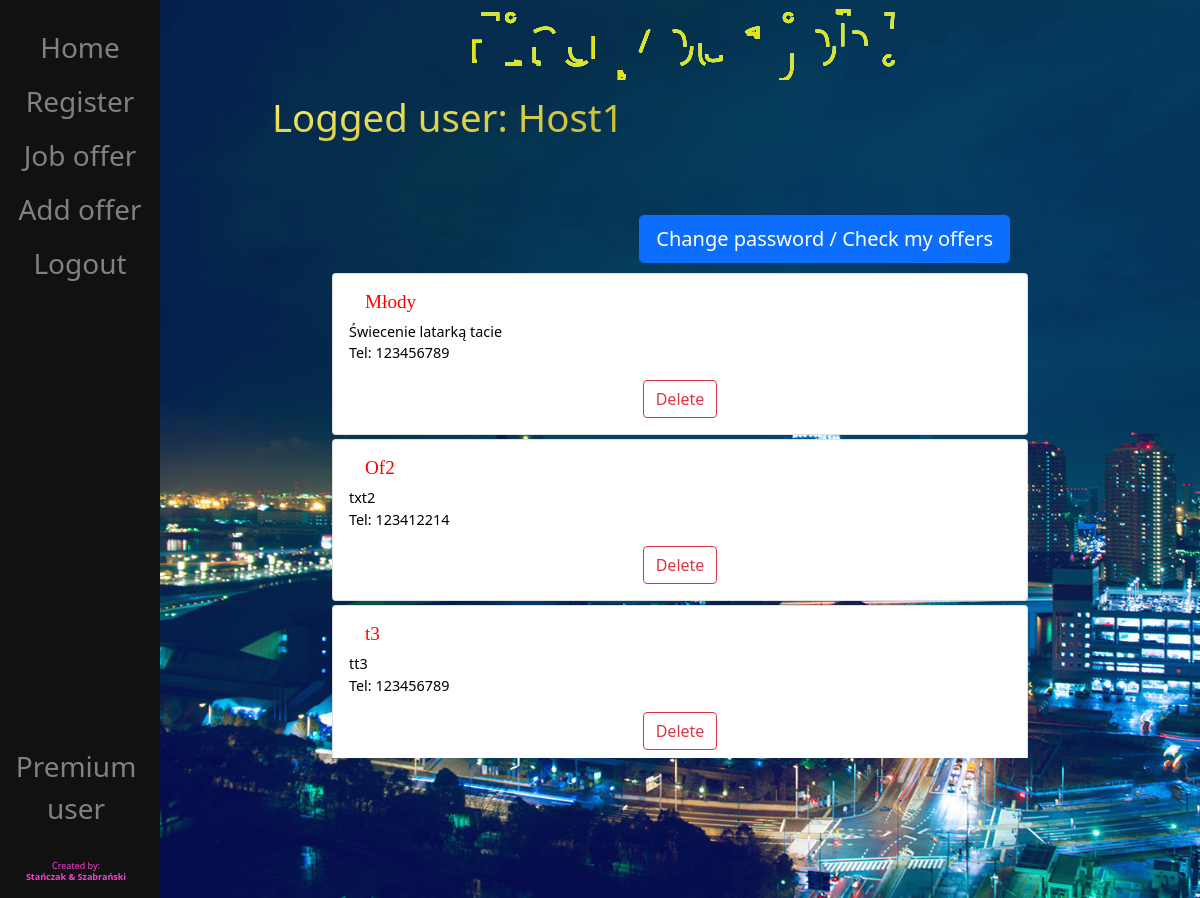
The page / (signed in) on the database as committed earlier.
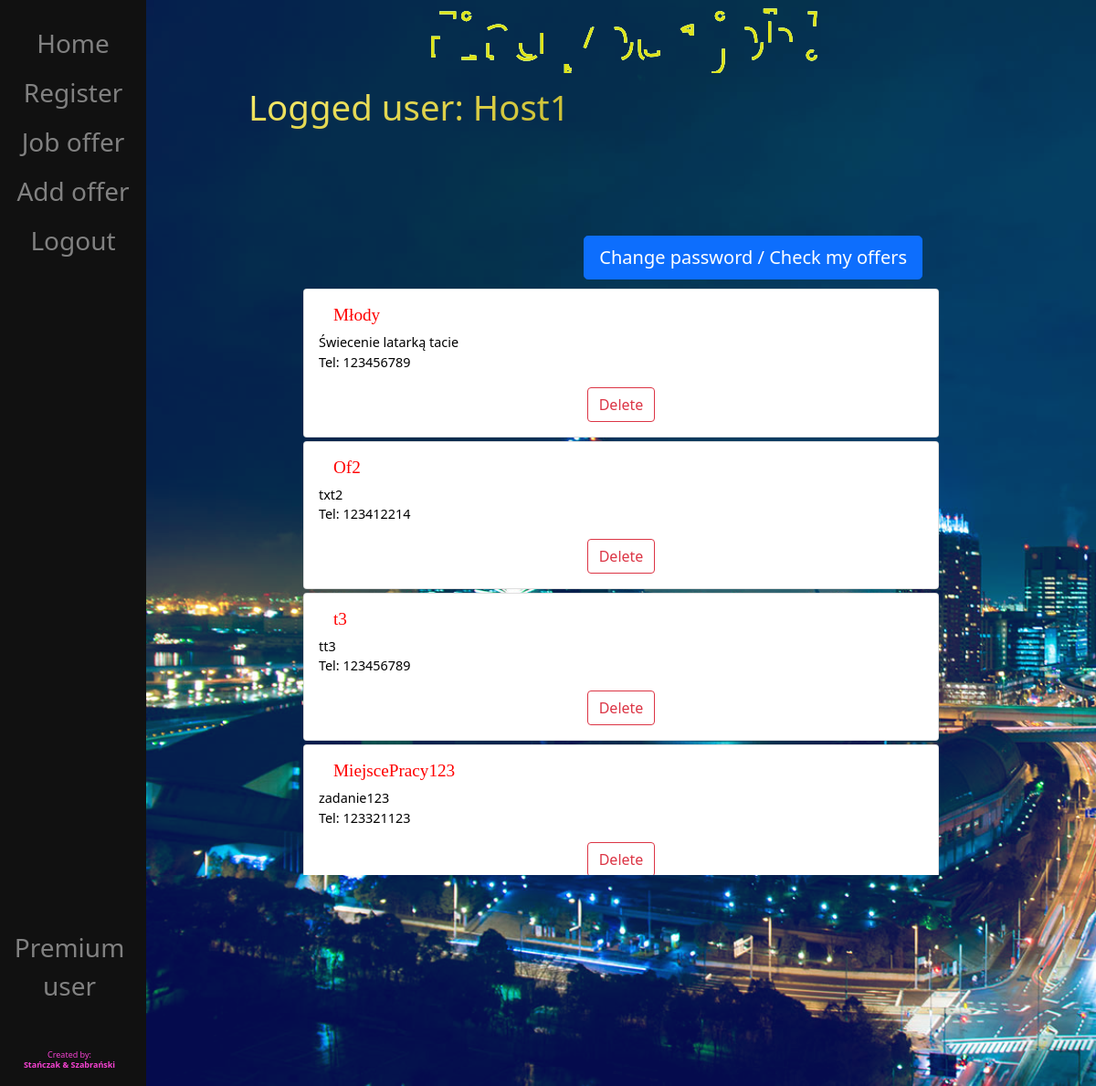
The same page on the database as committed later.
### SZO/models.py (models this page shows, shortened)
class JobOffer(models.Model):
    user = models.ForeignKey(User, on_delete=models.CASCADE)
    title = models.CharField(max_length=40)
    text = models.CharField(max_length=1000)
    city = models.CharField(max_length=100, default='Warszawa')
    tel_number = models.CharField(max_length=9)
    def getText(self):
        return self.text
    def getTitle(self):
        return self.title
    def getTel(self):
        return self.tel_number
    def getUsername(self):
        return str(self.user)

### SZO/views.py (the view)
# urls.py: path("", views.home, name="home"),
def home(request):
    offers = JobOffer.objects.all()
    perPage = 3
    p = Paginator(offers, perPage)
    page = request.GET.get('page')
    offersList = p.get_page(page)
    if request.method == 'POST':
        form = PasswordChangeForm(request.user, request.POST)
        if form.is_valid():
            user = form.save()
            update_session_auth_hash(request, user)
            messages.success(request, 'Your password was successfully updated!')
            return redirect('/')
        else:
            form = PasswordChangeForm()
    else:
        form = PasswordChangeForm(request.user)
        return render(request, 'SZO/home.html',
                      {'form': form,
                       "offers": offers,
                       "offersList": offersList}
                      )

### SZO/templates/SZO/home.html (shortened to what this page needs)
{% extends 'SZO/base.html' %}
{% load static %}
{% load crispy_forms_tags %}
{% block content %}
<head>
    <link href="{% static 'advs.css' %}" rel="stylesheet">
</head>
{% if user.is_authenticated %}
<header>
    <h1 class="header-1">Logged user: {{user}}</h1>
</header>
<div class="switch">
    <button onclick="toggle();" class="btn btn-lg btn-primary btn-block">Change password / Check my offers</button>
</div>
<div class="jobOffer">
    <form id="myOwnOffer">
        {% if user.groups.all.0.name == 'host' %}
        {% for offer in offers %}
        {% if request.user.username == offer.getUsername %}
        <div class="card">
            <div class="card-body">
                <h5>{{ offer.getTitle }}</h5>
                <p class="single-offer">{{ offer.getText }}<br>
                    Tel: {{ offer.getTel }}</p>
                <div class="delete"><a href="{% url 'delete' offer.id %}" class="btn btn-outline-danger">Delete</a></div>
            </div>
        </div>
        {% endif %}
        {% endfor %}
        {% endif %}
    </form>
</div>
{% else %}
<div class="notLogged">
    <h1>You are not logged in!</h1><br>
    <p>Login to use website <a href="/login">here</a></p>
</div>
{% endif %}
{% endblock %}

Rows that differ between the two databases and show on the page:
added JobOffer: getTitle "MiejscePracy123", getText "zadanie123", getTel "123321123"
